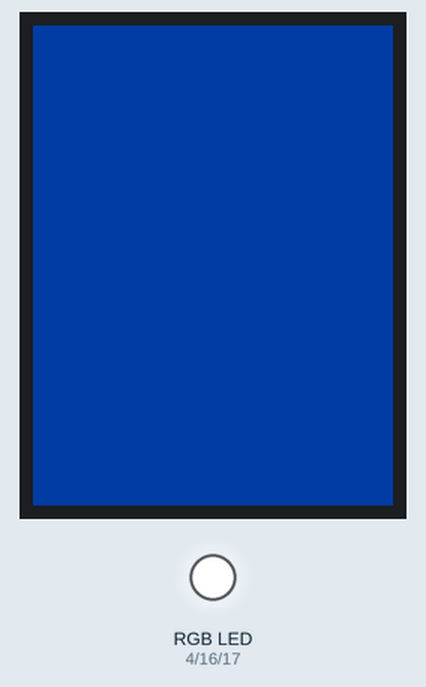
A program run on a simulated ESP32 board running MicroPython. Shown: 240×320 colour display, an RGB LED mixed from three pins (HIGH = lit). Library files of the repository ran but are not shown: ili9341.py, xpt2046.py; pins used as bus, display or sensor lines are not drawn.

Above: at 0.9 s.
At 1.84 s:
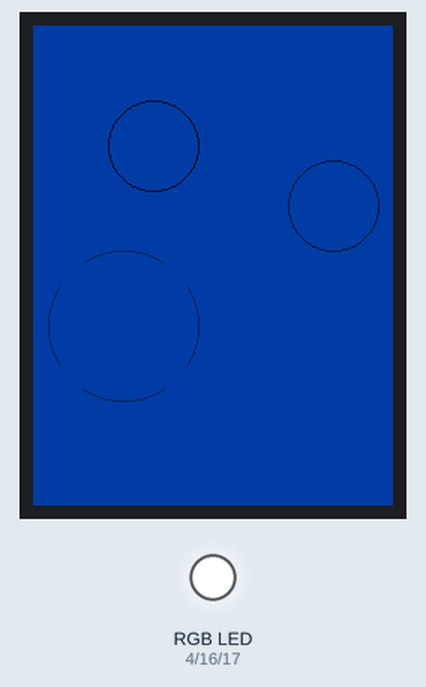

The program:

CYD_example.py
```python
from machine import Pin, SPI, ADC, idle
import os
import time

# https://github.com/rdagger/micropython-ili9341
from ili9341 import Display, color565
from xpt2046 import Touch

# Set up SPI for display
# Baud rate of 80000000 seems about the max
display_spi = SPI(1, baudrate=80000000, sck=Pin(14), mosi=Pin(13))

# Set up display
# The library needs a reset pin, which does not exist on this board
display = Display(display_spi, dc=Pin(2), cs=Pin(15), rst=Pin(15))

# Turn on display backlight
backlight = Pin(21, Pin.OUT)
backlight.on()

# Clear display to yellow
display.clear(color565(0, 255, 0))

# RGB LED at the back
red_led = Pin(4, Pin.OUT)
green_led = Pin(16, Pin.OUT)
blue_led = Pin(17, Pin.OUT)

# Turn on all LEDs (active low)
# RGB LED (and backlight) will also work with machine.PWM for dimming

red_led.on()
green_led.on()
blue_led.on()

# Set up SD card
# sd = SDCard(slot=2, sck=Pin(18), miso=Pin(19), mosi=Pin(23), cs=Pin(5))
# Print SD card info (seems to be card size and sector size?)
# print(sd.info())

# Mount SD card and print directory listing
# SD card must be formatted with a file system recognised by ESP32 (FAT)
# os.mount(sd, "/sd")
# print(os.listdir("/sd"))

# Read light sensor
# lightsensor = ADC(34, atten=ADC.ATTN_0DB)
# print(lightsensor.read_uv())


# Read touch screen
# touch_spi = SPI(1, baudrate=1000000, sck=Pin(25), mosi=Pin(32), miso=Pin(39))

# def touchscreen_press(x, y):
#     print("Touch at " + str(x) + "," + str(y))

# touch = Touch(touch_spi, cs=Pin(33), int_pin=Pin(36), int_handler=touchscreen_press)

# display.clear(color565(255, 255, 0))
# time.sleep(2)
# display.draw_circle(160, 120, 50, 200)
# time.sleep(2)
# display.draw_hline(50, 50, 10, 500)
# time.sleep(2)
# display.clear(color565(0, 255, 0))

# loop to wait for touchscreen test
try:
   backlight.on()
   while True:
    #    touch.get_touch()
    display.draw_circle(80, 80, 30, 100)
    display.draw_circle(200, 120, 30, 200)
    display.draw_circle(60, 200, 50, 300)
    display.clear(500)
    # display.draw_letter(20, 20, 'dikke lul', XglcdFont('fonts/Bally7x9.c', 7, 9), 0)


except KeyboardInterrupt:
   print("\nCtrl-C pressed.  Cleaning up and exiting...")
finally:
    display.cleanup()
    backlight.off()
    
```

Measured:
- what the display in image 0 shows lasts 0.7 s, from 0.9 s to 1.6 s
- what the display in image 1 shows lasts 0.5 s, from 1.6 s to 2.1 s
